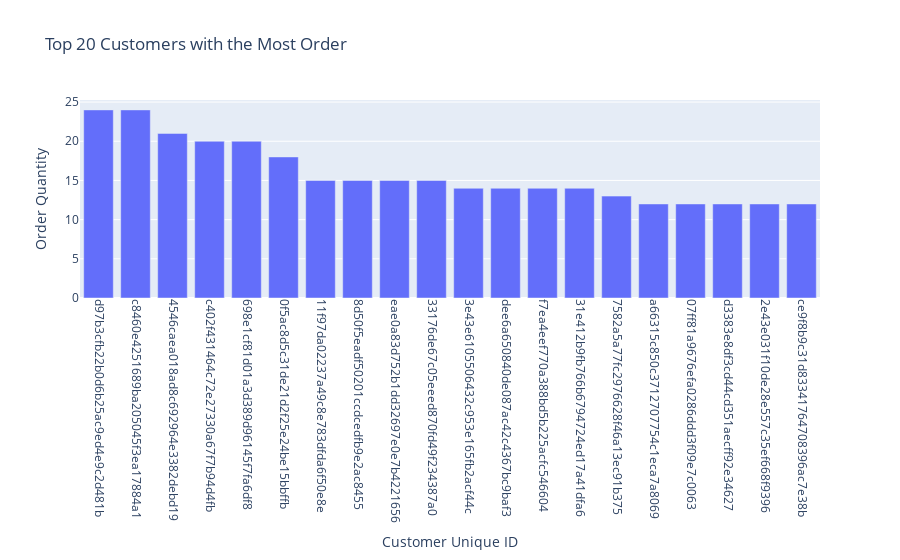

Notebook source saved alongside this figure:
### Markdown cell above
### 4) Top 20 Customers with the most Orders

### Code cell
temp_4 = df.pivot_table(index='customer_unique_id', values='order_id', aggfunc='count').reset_index().sort_values(by='order_id', ascending=False).head(20)

trace4 = [
    go.Bar(
        x=temp_4['customer_unique_id'],
        y=temp_4['order_id'],
    )
]

layout = go.Layout(
        xaxis={"type": "category", 'tickangle':90, 'title': 'Customer Unique ID'},
        title='Top 20 Customers with the Most Order',
        yaxis=dict(title='Order Quantity')
    )
fig = go.Figure(data=trace4, layout=layout)
iplot(fig)

### Figure 1 — Plotly figure (JSON) as saved in the notebook; plotly's stock layout.template omitted (floating-point values rounded to 4 significant figures)
{"data": [{"type": "bar", "x": ["d97b3cfb22b0d6b25ac9ed4e9c2d481b", "c8460e4251689ba205045f3ea17884a1", "4546caea018ad8c692964e3382debd19", "c402f431464c72e27330a67f7b94d4fb", "698e1cf81d01a3d389d96145f7fa6df8", "0f5ac8d5c31de21d2f25e24be15bbffb", "11f97da02237a49c8e783dfda6f50e8e", "8d50f5eadf50201ccdcedfb9e2ac8455", "eae0a83d752b1dd32697e0e7b4221656", "33176de67c05eeed870fd49f234387a0", "3e43e6105506432c953e165fb2acf44c", "dee6a650840de087ac42c4367bc9baf3", "f7ea4eef770a388bd5b225acfc546604", "31e412b9fb766b6794724ed17a41dfa6", "7582a5a77fc2976628f46a13ec91b375", "a66315c850c3712707754c1eca7a8069", "07ff81a9676efa0286ddd3f09e7c0063", "d3383e8df3cd44cd351aecff92e34627", "2e43e031f10de28e557c35ef668f9396", "ce9f8b9c31d83341764708396ac7e38b"], "y": [24, 24, 21, 20, 20, 18, 15, 15, 15, 15, 14, 14, 14, 14, 13, 12, 12, 12, 12, 12]}], "layout": {"title": {"text": "Top 20 Customers with the Most Order"}, "xaxis": {"tickangle": 90, "title": {"text": "Customer Unique ID"}, "type": "category"}, "yaxis": {"title": {"text": "Order Quantity"}}}}
